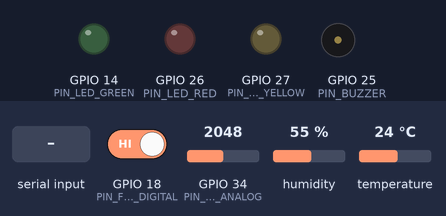
Simulated run of this sketch. Board: ESP32. Parts: output pins drawn as LEDs (lit = HIGH), buzzer (waves = sounding, pin HIGH). Dashed ring = blinking. The inputs (shaded band) are chosen by the test bench; at power-on: GPIO 18 (PIN_FLAME_DIGITAL) HIGH, GPIO 34 (PIN_MQ2_ANALOG) = 2048, humidity 55 %, temperature 24 °C. WiFi joins after 1.5 s; servers stay silent unless stated; uploads are accepted with an empty reply; what the sketch prints to the serial monitor is not drawn.

Above: at 4.2 s.
4.3 s: GPIO 18 (PIN_FLAME_DIGITAL) driven LOW
At 7.04 s:
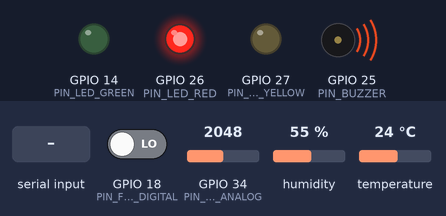
7.9 s: "2" received over Serial
At 8.5 s:
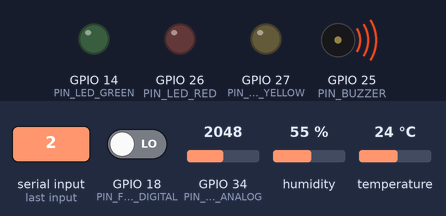
11.4 s: "1" received over Serial
At 12.33 s:
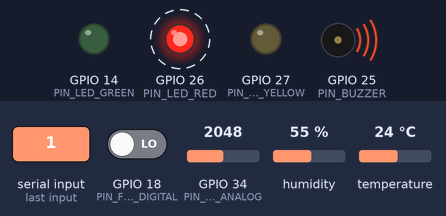
14.9 s: "0" received over Serial
18.4 s: GPIO 18 (PIN_FLAME_DIGITAL) driven HIGH
At 21.0 s:
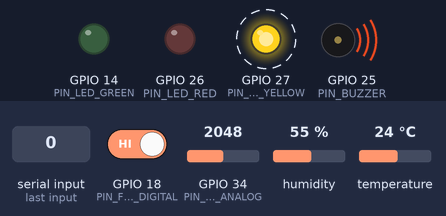
21.9 s: GPIO 34 (PIN_MQ2_ANALOG) set to 1334
25.4 s: GPIO 34 (PIN_MQ2_ANALOG) set to 1217
At 26.8 s:
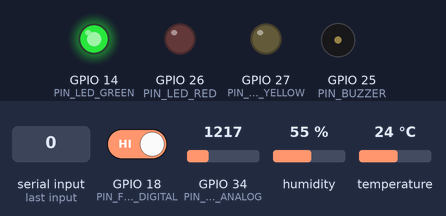
Timing chart, 0 to 28.4 s (numbered marks = the images above; inputs shaded):
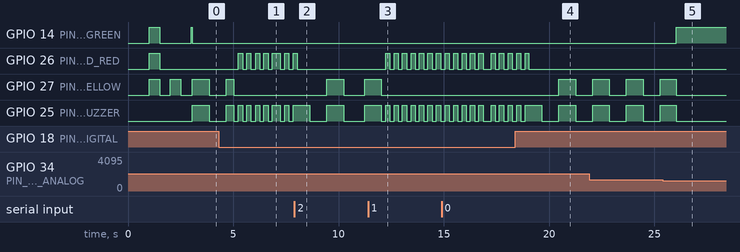

The sketch:

rescue_lens.ino
```cpp
/*
 * ============================================================================
 * RESCUELENS XR - ESP32 FIRMWARE
 * IoT-Based Smart Emergency Detection & Telemetry Transmitter
 * ============================================================================
 *
 * Hardware Requirements:
 * - ESP32 Dev Board (30-pin or 38-pin)
 * - MQ-2 Gas/Smoke Sensor (A0 -> GPIO 34)
 * - DHT11 Temperature & Humidity Sensor (DATA -> GPIO 4)
 * - Optical Flame Photodiode Sensor (D0 -> GPIO 18)
 * - Active Piezo Buzzer (Anode -> GPIO 25)
 * - Red LED (GPIO 26), Yellow LED (GPIO 27), Green LED (GPIO 14)
 *
 * Communication:
 * - Wi-Fi 802.11 b/g/n (2.4 GHz)
 * - HTTP POST JSON Telemetry -> Python FastAPI Backend -> Firebase Realtime DB
 *
 * Educational Prototype Notice:
 * Safe low-voltage testing only. Not certified fire protection equipment.
 */

#include <WiFi.h>
#include <HTTPClient.h>
#include <DHT.h>
#include "config.h"

// Initialize DHT11 sensor
#define DHTTYPE DHT11
DHT dht(PIN_DHT, DHTTYPE);

// Environmental Telemetry State Variables
float currentTemperature = 24.0;
float currentHumidity = 50.0;
float currentSmokePpm = 60.0;
bool isFlameDetected = false;

// System Status Enum
enum SystemStatus {
  STATUS_NORMAL,
  STATUS_WARNING,
  STATUS_CRITICAL
};

SystemStatus currentStatus = STATUS_NORMAL;

// Non-blocking Timing Timestamps
unsigned long lastSensorReadTime = 0;
unsigned long lastTelemetrySendTime = 0;
unsigned long lastBuzzerToggleTime = 0;
bool buzzerState = false;

// Serial Demonstration Override Flags
bool overrideActive = false;
bool overrideFlame = false;
float overrideSmoke = 0.0;
float overrideTemp = 0.0;

// Function Declarations
void setupPins();
void connectToWiFi();
void readSensors();
void evaluateSafetyStatus();
void updateActuators();
void sendTelemetryToBackend();
void handleSerialCommands();

// ============================================================================
// SETUP
// ============================================================================
void setup() {
  Serial.begin(SERIAL_BAUD_RATE);
  delay(1000);

  Serial.println("\n========================================================");
  Serial.println("         RESCUELENS XR - ESP32 NODE INITIALIZING        ");
  Serial.println("========================================================");

  setupPins();

  // Initialize DHT sensor
  dht.begin();
  Serial.println("[*] DHT11 Environmental Sensor Initialized.");

  // Connect to Wi-Fi network
  connectToWiFi();

  Serial.println("[*] RescueLens XR Edge Node Ready.");
  Serial.println("[*] TIP: Send '1' in Serial Monitor for Fire Test, '0' to Reset.");
  Serial.println("========================================================\n");
}

// ============================================================================
// MAIN LOOP
// ============================================================================
void loop() {
  unsigned long currentMillis = millis();

  // Check for incoming serial demonstration commands
  handleSerialCommands();

  // 1. Periodic Sensor Reading (every 1 second)
  if (currentMillis - lastSensorReadTime >= SENSOR_READ_INTERVAL_MS) {
    lastSensorReadTime = currentMillis;
    readSensors();
    evaluateSafetyStatus();
  }

  // 2. Actuator Management (continuous update for flashing/buzzing)
  updateActuators();

  // 3. Periodic Telemetry Transmission to Backend (every 2 seconds)
  if (currentMillis - lastTelemetrySendTime >= TELEMETRY_INTERVAL_MS) {
    lastTelemetrySendTime = currentMillis;
    sendTelemetryToBackend();
  }
}

// ============================================================================
// HARDWARE PIN INITIALIZATION
// ============================================================================
void setupPins() {
  pinMode(PIN_LED_RED, OUTPUT);
  pinMode(PIN_LED_YELLOW, OUTPUT);
  pinMode(PIN_LED_GREEN, OUTPUT);
  pinMode(PIN_BUZZER, OUTPUT);

  pinMode(PIN_FLAME_DIGITAL, INPUT);
  pinMode(PIN_MQ2_ANALOG, INPUT);

  // Self-test LED sequence on boot
  digitalWrite(PIN_LED_RED, HIGH);
  digitalWrite(PIN_LED_YELLOW, HIGH);
  digitalWrite(PIN_LED_GREEN, HIGH);
  delay(500);
  digitalWrite(PIN_LED_RED, LOW);
  digitalWrite(PIN_LED_YELLOW, LOW);
  digitalWrite(PIN_LED_GREEN, LOW);
}

// ============================================================================
// WI-FI CONNECTION
// ============================================================================
void connectToWiFi() {
  Serial.printf("[Wi-Fi] Connecting to SSID: %s\n", WIFI_SSID);
  WiFi.mode(WIFI_STA);
  WiFi.begin(WIFI_SSID, WIFI_PASSWORD);

  int attempts = 0;
  while (WiFi.status() != WL_CONNECTED && attempts < 20) {
    delay(500);
    digitalWrite(PIN_LED_YELLOW, !digitalRead(PIN_LED_YELLOW)); // Blink yellow while connecting
    Serial.print(".");
    attempts++;
  }

  if (WiFi.status() == WL_CONNECTED) {
    digitalWrite(PIN_LED_YELLOW, LOW);
    digitalWrite(PIN_LED_GREEN, HIGH);
    Serial.println("\n[Wi-Fi] Connected Successfully!");
    Serial.printf("[Wi-Fi] Assigned IP Address: %s\n", WiFi.localIP().toString().c_str());
    Serial.printf("[Wi-Fi] Signal Strength (RSSI): %d dBm\n", WiFi.RSSI());
  } else {
    digitalWrite(PIN_LED_YELLOW, HIGH);
    Serial.println("\n[Wi-Fi] WARNING: Could not connect to Wi-Fi. Telemetry will retry automatically.");
  }
}

// ============================================================================
// SENSOR READING LOGIC
// ============================================================================
void readSensors() {
  if (overrideActive) {
    currentTemperature = overrideTemp;
    currentSmokePpm = overrideSmoke;
    isFlameDetected = overrideFlame;
    return;
  }

  // 1. Read DHT11
  float t = dht.readTemperature();
  float h = dht.readHumidity();

  if (!isnan(t)) {
    currentTemperature = t;
  }
  if (!isnan(h)) {
    currentHumidity = h;
  }

  // 2. Read MQ-2 Smoke Sensor (Analog ADC 0 - 4095 on ESP32)
  int rawAdc = analogRead(PIN_MQ2_ANALOG);
  // Calibration mapping: convert 12-bit ADC (0-4095) to approximate PPM curve
  // Clean air baseline ~ 50-80 PPM; Smoke spike ~ 300-800 PPM
  currentSmokePpm = (rawAdc / 4095.0) * 800.0;

  // 3. Read Optical Flame Sensor (Digital active LOW)
  // Low level (0) indicates infrared flame radiation detected
  int flameVal = digitalRead(PIN_FLAME_DIGITAL);
  isFlameDetected = (flameVal == LOW);
}

// ============================================================================
// SAFETY EVALUATION LOGIC
// ============================================================================
void evaluateSafetyStatus() {
  bool isCritical = false;
  bool isWarning = false;

  // Evaluation Rule 1: Instant Flame Detection
  if (isFlameDetected) {
    isCritical = true;
  }

  // Evaluation Rule 2: Smoke PPM Thresholds
  if (currentSmokePpm >= SMOKE_THRESHOLD_CRITICAL_PPM) {
    isCritical = true;
  } else if (currentSmokePpm >= SMOKE_THRESHOLD_WARNING_PPM) {
    isWarning = true;
  }

  // Evaluation Rule 3: Temperature Thresholds
  if (currentTemperature >= TEMP_THRESHOLD_CRITICAL_C) {
    isCritical = true;
  } else if (currentTemperature >= TEMP_THRESHOLD_WARNING_C) {
    isWarning = true;
  }

  if (isCritical) {
    currentStatus = STATUS_CRITICAL;
  } else if (isWarning) {
    currentStatus = STATUS_WARNING;
  } else {
    currentStatus = STATUS_NORMAL;
  }
}

// ============================================================================
// ACTUATOR OUTPUTS (BUZZER & STATUS LEDS)
// ============================================================================
void updateActuators() {
  unsigned long currentMillis = millis();

  switch (currentStatus) {
    case STATUS_NORMAL:
      digitalWrite(PIN_LED_GREEN, HIGH);
      digitalWrite(PIN_LED_YELLOW, LOW);
      digitalWrite(PIN_LED_RED, LOW);
      digitalWrite(PIN_BUZZER, LOW);
      break;

    case STATUS_WARNING:
      digitalWrite(PIN_LED_GREEN, LOW);
      digitalWrite(PIN_LED_RED, LOW);
      // Pulse yellow LED & intermittent buzzer chirp every 800ms
      if (currentMillis - lastBuzzerToggleTime >= 800) {
        lastBuzzerToggleTime = currentMillis;
        buzzerState = !buzzerState;
        digitalWrite(PIN_LED_YELLOW, buzzerState ? HIGH : LOW);
        digitalWrite(PIN_BUZZER, buzzerState ? HIGH : LOW);
      }
      break;

    case STATUS_CRITICAL:
      digitalWrite(PIN_LED_GREEN, LOW);
      digitalWrite(PIN_LED_YELLOW, LOW);
      // Rapid red flash & loud audio alarm every 200ms
      if (currentMillis - lastBuzzerToggleTime >= 200) {
        lastBuzzerToggleTime = currentMillis;
        buzzerState = !buzzerState;
        digitalWrite(PIN_LED_RED, buzzerState ? HIGH : LOW);
        digitalWrite(PIN_BUZZER, buzzerState ? HIGH : LOW);
      }
      break;
  }
}

// ============================================================================
// HTTP TELEMETRY TRANSMISSION TO BACKEND
// ============================================================================
void sendTelemetryToBackend() {
  if (WiFi.status() != WL_CONNECTED) {
    Serial.println("[HTTP] Wi-Fi not connected. Attempting reconnection...");
    WiFi.reconnect();
    return;
  }

  HTTPClient http;
  http.begin(BACKEND_SERVER_URL);
  http.addHeader("Content-Type", "application/json");

  // Format JSON payload
  char jsonPayload[256];
  snprintf(jsonPayload, sizeof(jsonPayload),
    "{\"device_id\":\"%s\",\"room_id\":\"%s\",\"temperature\":%.1f,\"humidity\":%.1f,\"smoke_ppm\":%.1f,\"flame_detected\":%s}",
    DEVICE_ID,
    ROOM_ID,
    currentTemperature,
    currentHumidity,
    currentSmokePpm,
    isFlameDetected ? "true" : "false"
  );

  Serial.printf("[HTTP POST] Transmitting: %s\n", jsonPayload);

  int httpResponseCode = http.POST(jsonPayload);

  if (httpResponseCode > 0) {
    String response = http.getString();
    Serial.printf("[HTTP %d] Backend Response: %s\n", httpResponseCode, response.c_str());
  } else {
    Serial.printf("[HTTP ERROR] Failed to send telemetry. Code: %d (%s)\n",
      httpResponseCode, http.errorToString(httpResponseCode).c_str());
  }

  http.end();
}

// ============================================================================
// SERIAL COMMAND TEST INTERACTION (FOR CLASSROOM DEMONSTRATION)
// ============================================================================
void handleSerialCommands() {
  if (Serial.available() > 0) {
    char cmd = Serial.read();

    if (cmd == '1') {
      // Trigger simulated fire condition
      overrideActive = true;
      overrideFlame = true;
      overrideSmoke = 650.0;
      overrideTemp = 58.0;
      Serial.println("\n[DEMO OVERRIDE] >>> FIRE SCENARIO SIMULATED <<<");
      Serial.println("[DEMO OVERRIDE] Flame=TRUE, Smoke=650 PPM, Temp=58°C");
    } else if (cmd == '2') {
      // Trigger warning smoke condition
      overrideActive = true;
      overrideFlame = false;
      overrideSmoke = 320.0;
      overrideTemp = 42.0;
      Serial.println("\n[DEMO OVERRIDE] >>> ELEVATED SMOKE WARNING SIMULATED <<<");
    } else if (cmd == '0') {
      // Reset to physical sensor readings
      overrideActive = false;
      Serial.println("\n[DEMO OVERRIDE] >>> RESTORED PHYSICAL SENSORS <<<");
    }
  }
}
```

config.h
```cpp
#ifndef RESCUE_LENS_CONFIG_H
#define RESCUE_LENS_CONFIG_H

// ============================================================================
// RESCUELENS XR - ESP32 FIRMWARE CONFIGURATION
// ============================================================================

// 1. Wi-Fi Credentials
// Replace with your local Wi-Fi router or mobile hotspot credentials
#define WIFI_SSID           "RescueLens_WiFi"
#define WIFI_PASSWORD       "SafetyFirst2026"

// 2. Backend Server Endpoint
// Replace with your computer's local Wi-Fi IPv4 address (e.g., 192.168.1.150)
// To find your IP on Windows: Open PowerShell and run 'ipconfig'
#define BACKEND_SERVER_URL  "http://192.168.1.150:8000/api/v1/sensors/telemetry"

// 3. Hardware Identity & Zone Assignment
#define DEVICE_ID           "ESP32_NODE_01"
#define ROOM_ID             "ROOM_1"

// 4. ESP32 Pin Mapping (Standard 30-Pin / 38-Pin Dev Board)
#define PIN_MQ2_ANALOG      34    // ADC1 Channel 6 (Input only, 3.3V safe)
#define PIN_DHT             4     // Digital I/O for DHT11 (Requires pull-up)
#define PIN_FLAME_DIGITAL   18    // Digital input from Flame photodiode (Active LOW)

#define PIN_BUZZER          25    // Active buzzer (+) Anode
#define PIN_LED_RED         26    // Red Emergency LED (220-ohm resistor)
#define PIN_LED_YELLOW      27    // Yellow Warning LED (220-ohm resistor)
#define PIN_LED_GREEN       14    // Green Normal/Safe LED (220-ohm resistor)

// 5. Sensor Thresholds for Edge Safety Evaluation
#define SMOKE_THRESHOLD_WARNING_PPM   250.0
#define SMOKE_THRESHOLD_CRITICAL_PPM  450.0

#define TEMP_THRESHOLD_WARNING_C      40.0
#define TEMP_THRESHOLD_CRITICAL_C     50.0

// 6. Timing Intervals (in Milliseconds)
#define TELEMETRY_INTERVAL_MS         2000    // Send reading every 2 seconds
#define SENSOR_READ_INTERVAL_MS       1000    // Sample sensors every 1 second
#define SERIAL_BAUD_RATE              115200  // Serial monitor speed

#endif // RESCUE_LENS_CONFIG_H
```

Measured:
- the behaviour switches between 1280 and 1279 on GPIO 34 (PIN_MQ2_ANALOG) (found by bisection; images 4 and 5)
- after the input at 4.3 s, GPIO 26 (PIN_LED_RED): goes 4 × (HIGH 0.20 s, LOW 0.20 s), HIGH 0.38 s, LOW 0.20 s, HIGH 0.20 s, LOW 0.20 s, then HIGH, starting after 0.94 s
- after the input at 7.9 s, GPIO 26 (PIN_LED_RED): goes on until 8.0 s, then stays LOW; GPIO 27 (PIN_LED_YELLOW): LOW → HIGH after 1.5 s, → LOW 0.80 s later, → HIGH 1.0 s later
- after the input at 11.4 s, GPIO 26 (PIN_LED_RED), GPIO 25 (PIN_BUZZER): alternates HIGH for 0.20 s and LOW for 0.20 s, starting after 0.83 s; GPIO 27 (PIN_LED_YELLOW): goes on until 12.0 s, then stays LOW
- after the input at 18.4 s, GPIO 27 (PIN_LED_YELLOW): LOW → HIGH after 2.1 s, → LOW 0.81 s later
- after the input at 25.4 s, GPIO 14 (PIN_LED_GREEN): LOW → HIGH after 0.63 s; GPIO 27 (PIN_LED_YELLOW), GPIO 25 (PIN_BUZZER): goes on until 26.0 s, then stays LOW
